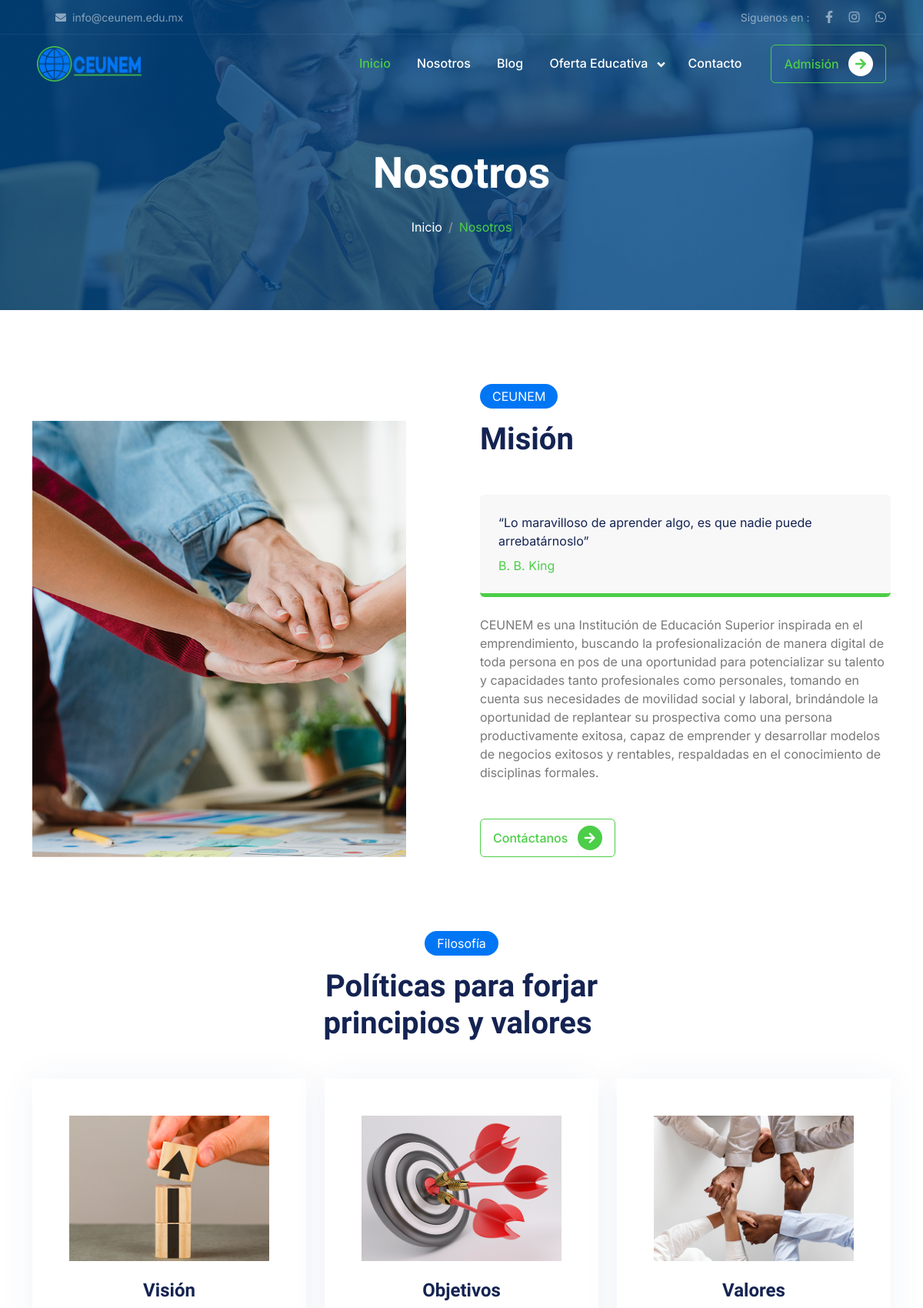
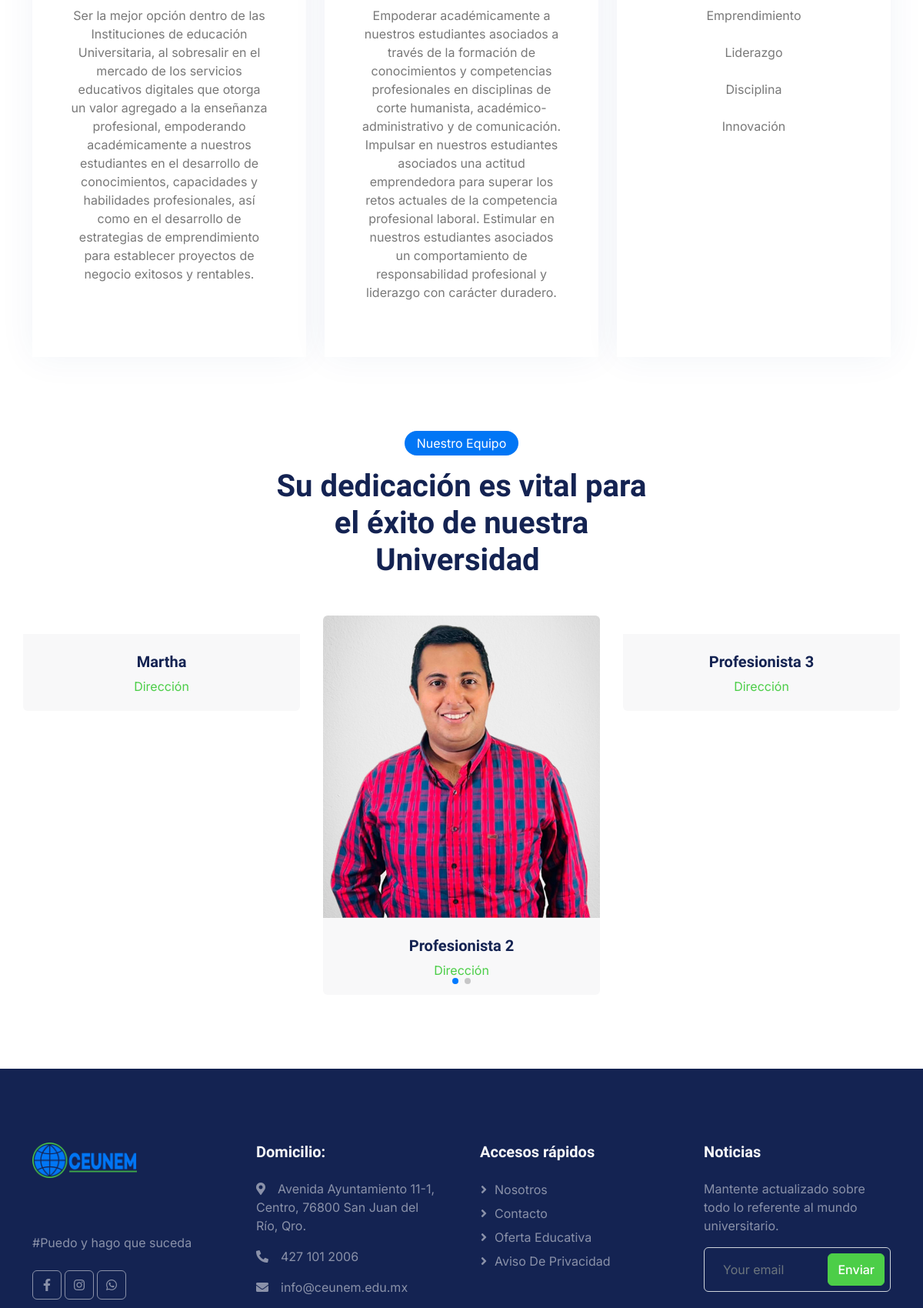
The page /public/nosotros (signed in, upper part) on the database its author committed (2 pictures, top to bottom).
### tables this page shows
CREATE TABLE `mision` (
  `id_mis` int(11) NOT NULL,
  `frase` varchar(150) NOT NULL,
  `autor` varchar(100) NOT NULL,
  `mision` text NOT NULL,
  `img_body` varchar(255) NOT NULL,
  `estado` int(2) NOT NULL,
  `id_usu` int(11) NOT NULL
);

CREATE TABLE `vision` (
  `id_vis` int(11) NOT NULL,
  `nom_sec` varchar(100) NOT NULL,
  `img_sec` varchar(255) NOT NULL,
  `desc_sec` text NOT NULL,
  `estado` int(2) NOT NULL,
  `id_usu` int(11) NOT NULL
);

CREATE TABLE `objetivos` (
  `id_obj` int(11) NOT NULL,
  `nom_sec` varchar(100) NOT NULL,
  `img_sec` varchar(255) NOT NULL,
  `desc_sec` text NOT NULL,
  `estado` int(2) NOT NULL,
  `id_usu` int(11) NOT NULL
);

CREATE TABLE `valores` (
  `id_val` int(11) NOT NULL,
  `nom_sec` varchar(100) NOT NULL,
  `img_sec` varchar(255) NOT NULL,
  `desc_sec` text NOT NULL,
  `estado` int(2) NOT NULL,
  `id_usu` int(11) NOT NULL
);

CREATE TABLE `equipo` (
  `id_eq` int(11) NOT NULL,
  `nombre` varchar(150) NOT NULL,
  `puesto` varchar(60) NOT NULL,
  `img_url` varchar(250) NOT NULL,
  `rFace` text NOT NULL,
  `rTw` text NOT NULL,
  `rIns` text NOT NULL,
  `estado` int(2) NOT NULL,
  `id_usu` int(11) NOT NULL
);

### public/libs/view.php (called while the page is built, shortened)
<?php
class View{
    function render($nombre){
        require 'views/'. $nombre . '.php';
    }
}
?>

### public/controllers/nosotros.php (called while the page is built, shortened)
<?php
class Nosotros extends Controller{
    function render(){
        $secMisions = $this->model->getMision();
        $this->view->secMisions = $secMisions;
        $secVisions = $this->model->getVision();
        $this->view->secVisions = $secVisions;
        $secObjs = $this->model->getObjetivos();
        $this->view->secObjs = $secObjs;
        $secVals = $this->model->getValores();
        $this->view->secVals = $secVals;
        $secEqs = $this->model->getProfesionisitas();
        $this->view->secEqs = $secEqs;
        $this->view->render('nosotros/index');
    }
}
?>

### public/index.php (called while the page is built, shortened)
<?php
require_once 'libs/database.php';
require_once 'libs/view.php';
$app = new App();
?>

### public/models/nosotrosModel.php (called while the page is built, shortened)
<?php
class NosotrosModel extends Model
{
    public function getMision()
    {
        $items = [];
        try {
            $query = $this->db->connect()->query("SELECT*FROM mision WHERE estado=1");
            while ($row = $query->fetch()) {
                $item = new Mision();
                $item->id_mis = $row['id_mis'];
                $item->frase = $row['frase'];
                $item->autor = $row['autor'];
                $item->mision = $row['mision'];
                $item->img_body = $row['img_body'];
                array_push($items, $item);
            }
            return $items;
        } catch (PDOException $th) {
            return [];
        }
    }
    public function getVision()
    {
        $items = [];
        try {
            $query = $this->db->connect()->query("SELECT*FROM vision WHERE estado=1");
            while ($row = $query->fetch()) {
                $item = new Vision();
                $item->id_vis = $row['id_vis'];
                $item->nom_sec = $row['nom_sec'];
                $item->img_sec = $row['img_sec'];
                $item->desc_sec = $row['desc_sec'];
                array_push($items, $item);
            }
            return $items;
        } catch (PDOException $th) {
            return [];
        }
    }
    public function getObjetivos()
    {
        $items = [];
        try {
            $query = $this->db->connect()->query("SELECT*FROM objetivos WHERE estado=1");
            while ($row = $query->fetch()) {
                $item = new Objetivo();
                $item->id_obj = $row['id_obj'];
                $item->nom_sec = $row['nom_sec'];
                $item->img_sec = $row['img_sec'];
                $item->desc_sec = $row['desc_sec'];
                array_push($items, $item);
            }
            return $items;
        } catch (PDOException $th) {
            return [];
        }
    }
    public function getValores()
    {
        $items = [];
        try {
            $query = $this->db->connect()->query("SELECT*FROM valores WHERE estado=1");
            while ($row = $query->fetch()) {
                $item = new Objetivo();
                $item->id_obj = $row['id_val'];
                $item->nom_sec = $row['nom_sec'];
                $item->img_sec = $row['img_sec'];
                $item->desc_sec = $row['desc_sec'];
                array_push($items, $item);
            }
            return $items;
        } catch (PDOException $th) {
            return [];
        }
    }
    public function getProfesionisitas()
    {
        $items = [];
        try {
            $query = $this->db->connect()->query("SELECT * FROM equipo WHERE estado=1");
            while ($row = $query->fetch()) {
                $item = new Profesionista();
                $item->nombre = $row['nombre'];
                $item->puesto = $row['puesto'];
                $item->img_url = $row['img_url'];
                $item->rFace = $row['rFace'];
                $item->rTw = $row['rTw'];
                $item->rIns = $row['rIns'];
                array_push($items, $item);
            }
            return $items;
        } catch (PDOException $th) {
            return [];
        }
    }
}

### public/libs/database.php (called while the page is built)
<?php
class Database{
    private $host;
    private $db;
    private $user;
    private $password;
    private $charset;
    public function __construct()
    {
        $this->host = constant('HOST');
        $this->db = constant('DB');
        $this->user = constant('USER');
        $this->password = constant('PASSWORD');
        $this->charset = constant('CHARSET');
    }
    function connect(){
        try{
            $connection = "mysql:host=". $this->host . ";dbname=" . $this->db . ";charset=" . $this->charset;
            $options=[
                PDO::ATTR_ERRMODE           => PDO::ERRMODE_EXCEPTION,
                PDO::ATTR_EMULATE_PREPARES  => false,
            ];
            $pdo = new PDO($connection, $this->user, $this->password, $options);
            return $pdo;
        }catch(PDOException $e){
            print_r('Error connection' . $e->getMessage());
        }
    }
}
?>

### public/views/nosotros/index.php (the view, shortened to what this page needs)
<?php require 'views/templete/header.php'; ?>
<?php require 'views/templete/navar.php'; ?>
<div class="container-fluid page-header mb-5 wow fadeIn" data-wow-delay="0.1s">
    <div class="container text-center">
        <h1 class="display-4 text-white animated slideInDown mb-4">Nosotros</h1>
        <nav aria-label="breadcrumb animated slideInDown">
            <ol class="breadcrumb justify-content-center mb-0">
                <li class="breadcrumb-item"><a class="text-white" href="<?php echo constant('URL') ?>home">Inicio</a></li>
                <li class="breadcrumb-item text-primary active" aria-current="<?php echo constant('URL') ?>nosotros">Nosotros</li>
            </ol>
        </nav>
    </div>
</div>
<?php
foreach ($this->secMisions as $row) {
    $secMision = $row;
?>
    <div class="container-xxl py-5">
        <div class="container">
            <div class="row g-5">
                <div class="col-lg-6 wow fadeInUp" data-wow-delay="0.1s">
                    <div class="position-relative overflow-hidden h-100" style="min-height: 400px;">
                        <img class="position-absolute w-100 h-100 pt-5 pe-5" src="<?php echo constant('ARCHIVOS') . $secMision->img_body; ?>" alt="" style="object-fit: cover;">
                    </div>
                </div>
                <div class="col-lg-6 wow fadeInUp" data-wow-delay="0.5s">
                    <div class="h-100">
                        <div class="d-inline-block rounded-pill bg-secondary text-white py-1 px-3 mb-3">CEUNEM</div>
                        <h1 class="display-6 mb-5">Misión</h1>
                        <div class="bg-light border-bottom border-5 border-primary rounded p-4 mb-4">
                            <p class="text-dark mb-2"><?php echo $secMision->frase; ?></p>
                            <span class="text-primary"><?php echo $secMision->autor; ?></span>
                        </div>
                        <p class="mb-5"><?php echo $secMision->mision; ?></p>
                        <a class="btn btn-outline-primary py-2 px-3" href="<?php constant('ARCHIVOS') ?>contacto">
                            Contáctanos
                            <div class="d-inline-flex btn-sm-square bg-primary text-white rounded-circle ms-2">
                                <i class="fa fa-arrow-right"></i>
                            </div>
                        </a>
                    </div>
                </div>
            </div>
        </div>
    </div>
<?php
}
?>
<div class="container-xxl py-5">
    <div class="container">
        <div class="text-center mx-auto mb-5 wow fadeInUp" data-wow-delay="0.1s" style="max-width: 500px;">
            <div class="d-inline-block rounded-pill bg-secondary text-white py-1 px-3 mb-3">Filosofía</div>
            <h1 class="display-6 mb-5">Políticas para forjar principios y valores&nbsp;</h1>
        </div>
        <div class="row g-4 justify-content-center">
            <?php
            foreach ($this->secVisions as $row) {
                $secVision = $row;
            ?>
                <div class="col-lg-4 col-md-6 wow fadeInUp" data-wow-delay="0.1s">
                    <div class="service-item bg-white text-center h-100 p-4 p-xl-5">
                        <img class="img-fluid mb-4" src="<?php echo constant('ARCHIVOS') . $secVision->img_sec;  ?>" alt="">
                        <h4 class="mb-3"><?= $secVision->nom_sec; ?></h4>
                        <p class="mb-4"><?= $secVision->desc_sec; ?></p>
                    </div>
                </div>
            <?php
            }
            foreach ($this->secObjs as $row) {
                $secObj = $row;
            ?>
                <div class="col-lg-4 col-md-6 wow fadeInUp" data-wow-delay="0.1s">
                    <div class="service-item bg-white text-center h-100 p-4 p-xl-5">
                        <img class="img-fluid mb-4" src="<?php echo constant('ARCHIVOS') . $secObj->img_sec;  ?>" alt="">
                        <h4 class="mb-3"><?= $secObj->nom_sec; ?></h4>
                        <p class="mb-4"><?= $secObj->desc_sec; ?></p>
                    </div>
                </div>
            <?php
            }
            foreach ($this->secVals as $row) {
                $secVal = $row;
            ?>
                <div class="col-lg-4 col-md-6 wow fadeInUp" data-wow-delay="0.1s">
                    <div class="service-item bg-white text-center h-100 p-4 p-xl-5">
                        <img class="img-fluid mb-4" src="<?php echo constant('ARCHIVOS') . $secVal->img_sec;  ?>" alt="">
                        <h4 class="mb-3"><?= $secVal->nom_sec; ?></h4>
                        <p class="mb-4"><?= nl2br($secVal->desc_sec); ?></p>
                    </div>
                </div>
            <?php
            }
            ?>
        </div>
    </div>
</div>
<div class="container-xxl py-5">
    <div class="container">
        <div class="text-center mx-auto mb-5 wow fadeInUp" data-wow-delay="0.1s" style="max-width: 500px;">
            <div class="d-inline-block rounded-pill bg-secondary text-white py-1 px-3 mb-3">Nuestro Equipo</div>
            <h1 class="display-6 mb-5">Su dedicación es vital para el éxito de nuestra Universidad&nbsp;</h1>
        </div>
        <div class="row g-4">
            <div class="swiper mySwiper">
                <div class="swiper-wrapper">
                    <?php
                    foreach ($this->secEqs as $row) {
                        $secEq = $row;
                    ?>
                        <div class="swiper-slide">
                            <div class="wow fadeInUp" data-wow-delay="0.1s">
                                <div class="team-item position-relative rounded overflow-hidden">
                                    <div class="overflow-hidden">
                                        <img class="img-fluid" src="<?php echo constant('ARCHIVOS') . $secEq->img_url; ?>" alt="">
                                    </div>
                                    <div class="team-text bg-light text-center p-4">
                                        <h5><?php echo $secEq->nombre; ?></h5>
                                        <p class="text-primary"><?php echo $secEq->puesto; ?></p>
                                    </div>
                                </div>
                            </div>
                        </div>
                    <?php
                    }
                    ?>
                </div>
                <div class="swiper-pagination"></div>
            </div>
        </div>
    </div>
</div>
<?php require 'views/templete/footer.php'; ?>

### rows shown on the page
mision: img_body (picture), frase "“Lo maravilloso de aprender algo, es que nadie puede arrebatárnoslo”", autor "B. B. King", mision "CEUNEM es una Institución de Educación Superior inspirada en el emprendimiento, buscando la profesionalización de manera digital de toda persona en pos de una oportunidad para potencializar su talento y capacidades tanto profesionales como personales, tomando en cuenta sus necesidades de movilidad social y laboral, brindándole la oportunidad de replantear su prospectiva como una persona productivamente exitosa, capaz de emprender y desarrollar modelos de negocios exitosos y rentables, respaldadas en el conocimiento de disciplinas formales."
vision: img_sec (picture), nom_sec "Visión", desc_sec "Ser la mejor opción dentro de las Instituciones de educación Universitaria, al sobresalir en el mercado de los servicios educativos digitales que otorga un valor agregado a la enseñanza profesional, empoderando académicamente a nuestros estudiantes en el desarrollo de conocimientos, capacidades y habilidades profesionales, así como en el desarrollo de estrategias de emprendimiento para establecer proyectos de negocio exitosos y rentables."
objetivos: img_sec (picture), nom_sec "Objetivos", desc_sec "Empoderar académicamente a nuestros estudiantes asociados a través de la formación de conocimientos y competencias profesionales en disciplinas de corte humanista, académico-administrativo y de comunicación. Impulsar en nuestros estudiantes asociados una actitud emprendedora para superar los retos actuales de la competencia profesional laboral. Estimular en nuestros estudiantes asociados un comportamiento de responsabilidad profesional y liderazgo con carácter duradero."
valores: img_sec (picture), nom_sec "Valores", desc_sec "Emprendimiento Liderazgo Disciplina Innovación"
equipo: nombre "Martha", puesto "Dirección"
equipo: img_url (picture), nombre "Profesionista 2", puesto "Dirección"
equipo: nombre "Profesionista 3", puesto "Dirección"
